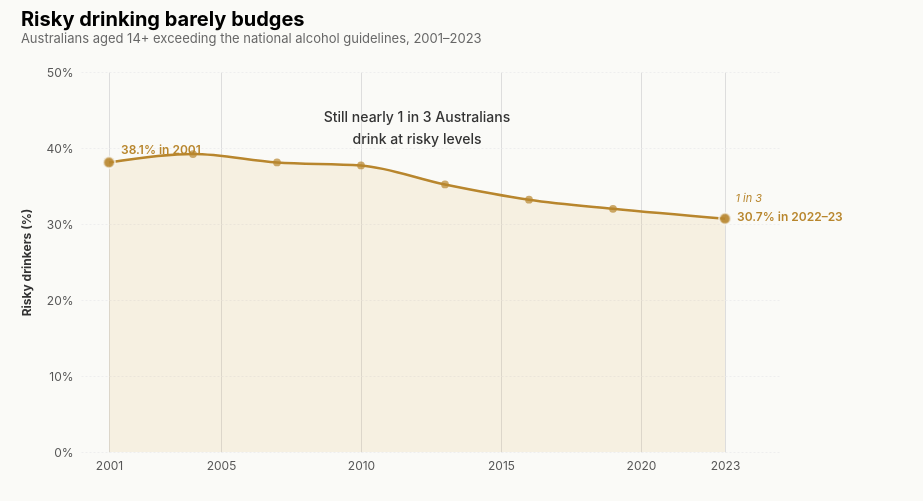

Source (Vega-Lite JSON):
### Vega-Lite specification from a JSON file in a GitHub repository (floating-point values rounded to 4 significant figures)
{"$schema": "https://vega.github.io/schema/vega-lite/v5.json", "title": {"text": "Risky drinking barely budges", "subtitle": "Australians aged 14+ exceeding the national alcohol guidelines, 2001–2023", "anchor": "start", "fontSize": 20, "subtitleFontSize": 13, "subtitleColor": "#666", "offset": 20}, "width": 700, "height": 380, "padding": {"left": 20, "right": 80, "top": 10, "bottom": 30}, "background": "#FAFAF7", "config": {"view": {"stroke": null}, "font": "Inter, system-ui, sans-serif"}, "data": {"values": [{"year": 2001, "rate": 38.1}, {"year": 2004, "rate": 39.2}, {"year": 2007, "rate": 38.1}, {"year": 2010, "rate": 37.7}, {"year": 2013, "rate": 35.2}, {"year": 2016, "rate": 33.2}, {"year": 2019, "rate": 32.0}, {"year": 2023, "rate": 30.7}]}, "encoding": {"x": {"field": "year", "type": "quantitative", "title": null, "scale": {"domain": [2000, 2025], "nice": false}, "axis": {"values": [2001, 2005, 2010, 2015, 2020, 2023], "format": "d", "labelFontSize": 12, "labelColor": "#555", "domain": false, "ticks": false, "labelPadding": 8}}, "y": {"field": "rate", "type": "quantitative", "title": "Risky drinkers (%)", "scale": {"domain": [0, 50]}, "axis": {"values": [0, 10, 20, 30, 40, 50], "labelExpr": "datum.value + '%'", "labelFontSize": 12, "labelColor": "#555", "titleFontSize": 12, "titleColor": "#333", "titlePadding": 12, "grid": true, "gridColor": "#EEE", "gridDash": [2, 2], "domain": false, "ticks": false, "labelPadding": 8}}}, "layer": [{"data": {"values": [{"y": 33.33}]}, "mark": {"type": "rule", "stroke": "#D4A547", "strokeDash": [3, 3], "strokeWidth": 1, "opacity": 0.5}, "encoding": {"y": {"field": "y", "type": "quantitative"}}}, {"mark": {"type": "area", "color": "#D4A547", "opacity": 0.12, "interpolate": "monotone", "line": false}}, {"mark": {"type": "line", "color": "#B8862D", "strokeWidth": 2.5, "interpolate": "monotone"}}, {"mark": {"type": "point", "filled": true, "color": "#B8862D", "size": 60}}, {"transform": [{"filter": "datum.year == 2001"}], "mark": {"type": "point", "filled": true, "color": "#B8862D", "size": 140, "stroke": "#FAFAF7", "strokeWidth": 2}}, {"transform": [{"filter": "datum.year == 2001"}], "mark": {"type": "text", "dx": 12, "dy": -12, "fontSize": 12, "fontWeight": 600, "color": "#B8862D", "align": "left"}, "encoding": {"text": {"value": "38.1% in 2001"}}}, {"transform": [{"filter": "datum.year == 2023"}], "mark": {"type": "point", "filled": true, "color": "#B8862D", "size": 140, "stroke": "#FAFAF7", "strokeWidth": 2}}, {"transform": [{"filter": "datum.year == 2023"}], "mark": {"type": "text", "dx": 12, "dy": -2, "fontSize": 12, "fontWeight": 600, "color": "#B8862D", "align": "left"}, "encoding": {"text": {"value": "30.7% in 2022–23"}}}, {"data": {"values": [{"x": 2012, "y": 44, "txt": "Still nearly 1 in 3 Australians"}]}, "mark": {"type": "text", "fontSize": 14, "fontWeight": 500, "color": "#333", "align": "center"}, "encoding": {"x": {"field": "x", "type": "quantitative"}, "y": {"field": "y", "type": "quantitative"}, "text": {"field": "txt"}}}, {"data": {"values": [{"x": 2012, "y": 41, "txt": "drink at risky levels"}]}, "mark": {"type": "text", "fontSize": 14, "fontWeight": 500, "color": "#333", "align": "center"}, "encoding": {"x": {"field": "x", "type": "quantitative"}, "y": {"field": "y", "type": "quantitative"}, "text": {"field": "txt"}}}, {"data": {"values": [{"x": 2023.0, "y": 33.33, "txt": "1 in 3"}]}, "mark": {"type": "text", "fontSize": 11, "fontStyle": "italic", "color": "#B8862D", "align": "left", "dx": 2}, "encoding": {"x": {"field": "x", "type": "quantitative"}, "y": {"field": "y", "type": "quantitative"}, "text": {"field": "txt"}}}]}
